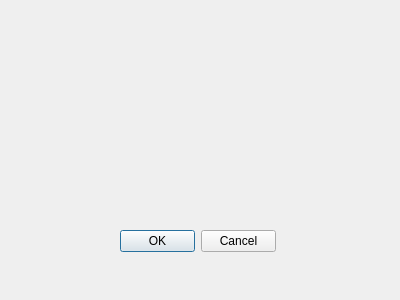
<?xml version="1.0" encoding="UTF-8"?>
<ui version="4.0">
 <class>TestDialog</class>
 <widget class="QDialog" name="TestDialog">
  <property name="geometry">
   <rect>
    <x>0</x>
    <y>0</y>
    <width>400</width>
    <height>300</height>
   </rect>
  </property>
  <property name="windowTitle">
   <string>Dialog</string>
  </property>
  <widget class="QDialogButtonBox" name="buttonBox">
   <property name="geometry">
    <rect>
     <x>120</x>
     <y>230</y>
     <width>156</width>
     <height>23</height>
    </rect>
   </property>
   <property name="standardButtons">
    <set>QDialogButtonBox::Cancel|QDialogButtonBox::Ok</set>
   </property>
  </widget>
 </widget>
 <resources/>
 <connections/>
</ui>
